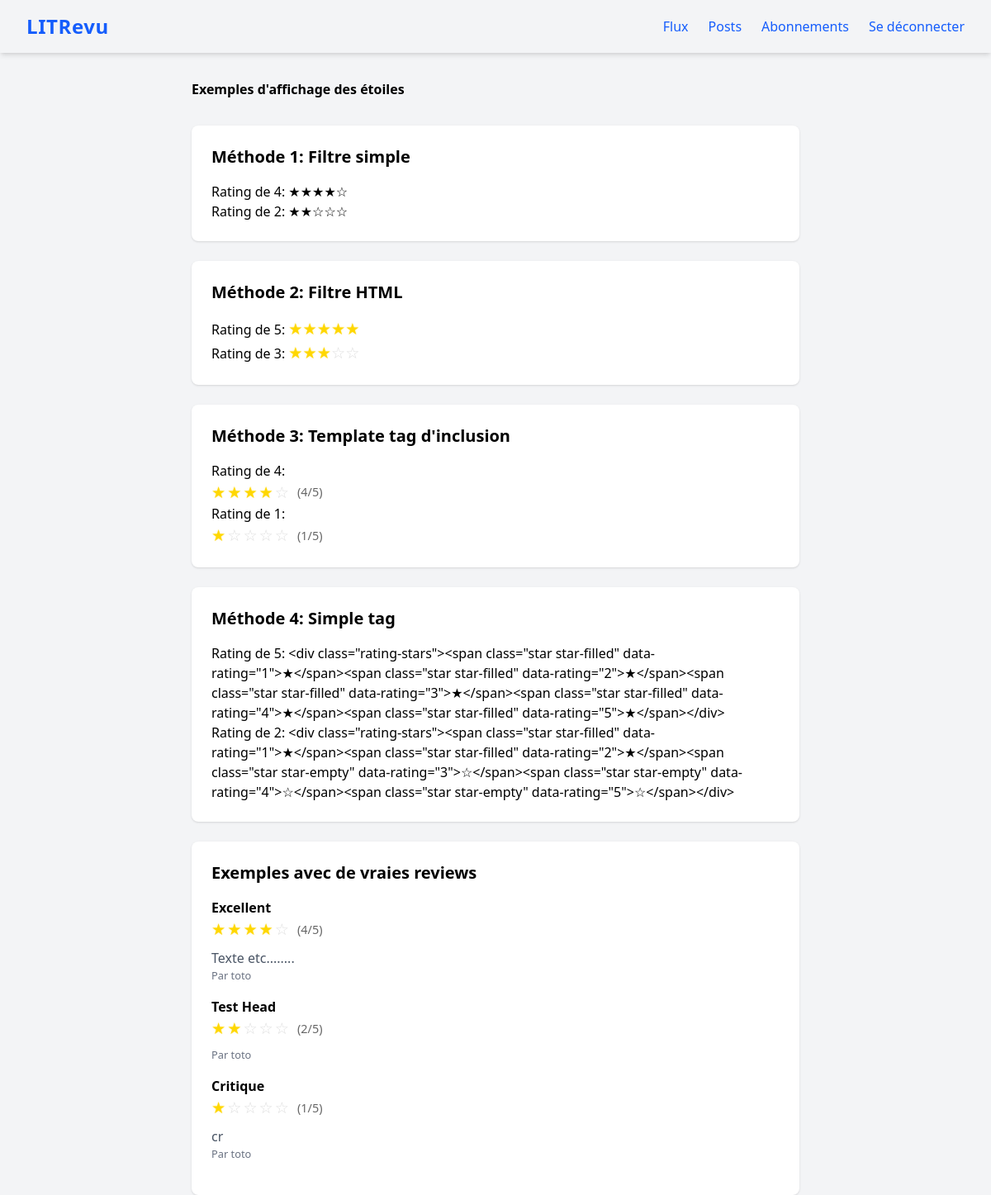
The app's page /stars-demo/ (signed in), older data.
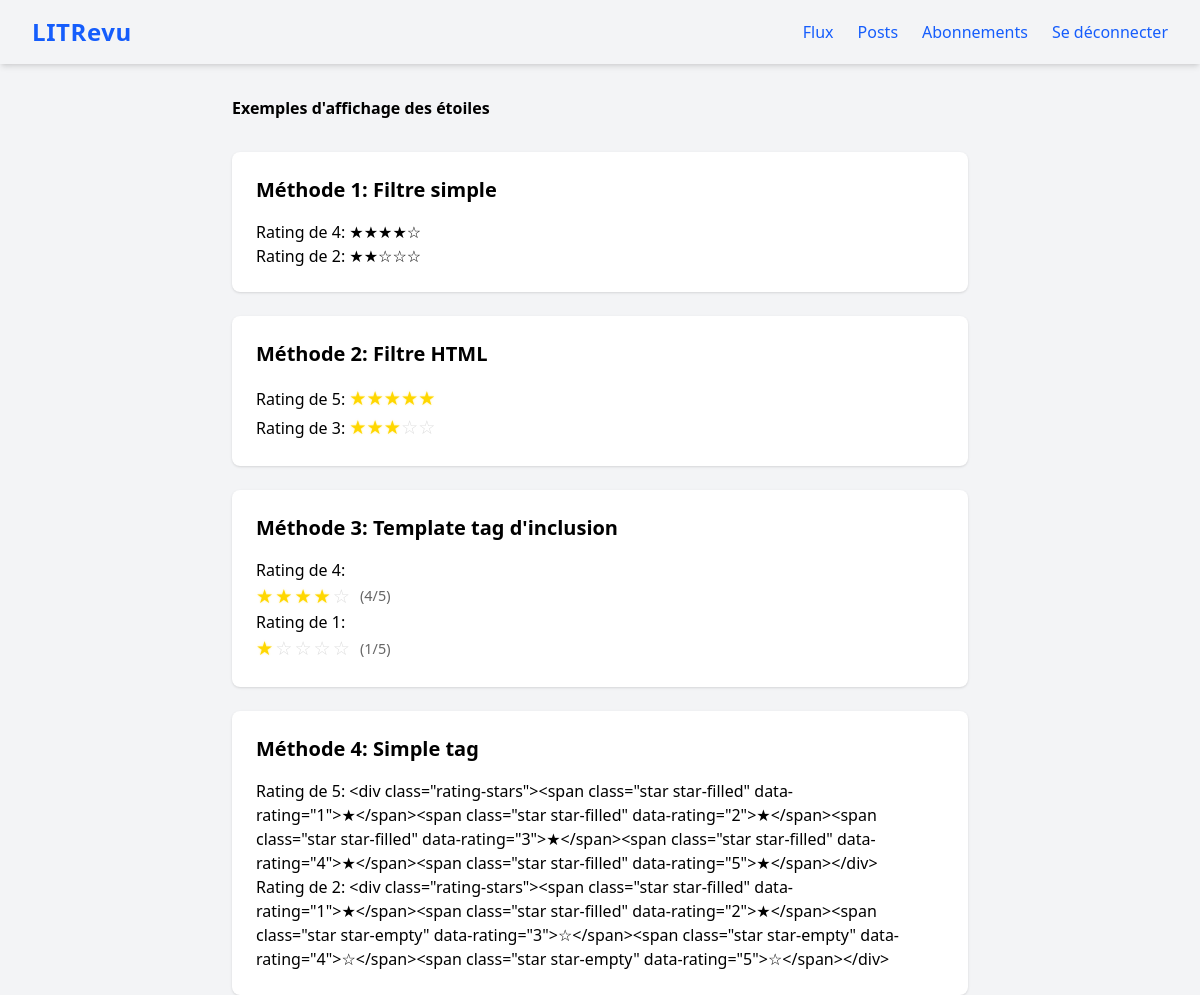
The same page, newer data.
### review/models.py (models this page shows, shortened)
class Review(models.Model):
    ticket = models.ForeignKey(
        to=Ticket,
        related_name="reviews",
        on_delete=models.CASCADE
    )
    rating = models.IntegerField(
        validators=[MinValueValidator(0), MaxValueValidator(5)])
    headline = models.CharField(max_length=128)
    body = models.CharField(max_length=8192, blank=True)
    user = models.ForeignKey(
        to=settings.AUTH_USER_MODEL, on_delete=models.CASCADE)
    created = models.DateTimeField(auto_now_add=True)

### authentication/models.py (models this page shows)
class User(AbstractUser):
    follows = models.ManyToManyField(
        'self',
        symmetrical=False,
        verbose_name='suit'
    )

### review/views.py (the view)
# urls.py: path('stars-demo/', review.views.stars_demo, name='stars-demo'),
@login_required
def stars_demo(request):
    reviews = models.Review.objects.select_related('user', 'ticket')[:5]
    return render(request, 'review/stars_demo.html', {
        'reviews': reviews
    })

### review/templatetags/review_extras.py (called while the page is built)
@register.filter
def stars(rating):
    if rating is None:
        return ""
    rating = int(rating)
    full_stars = "★" * rating
    empty_stars = "☆" * (5 - rating)
    return full_stars + empty_stars

@register.filter
def stars_html(rating):
    if rating is None:
        return ""
    rating = int(rating)
    stars_html = ""
    for i in range(1, 6):
        if i <= rating:
            stars_html += '<span class="star filled">★</span>'
        else:
            stars_html += '<span class="star empty">☆</span>'
    return stars_html

@register.inclusion_tag('review/_stars.html')
def display_stars(rating):
    return {'rating': rating}

@register.simple_tag
def rating_stars(rating, max_rating=5):
    if rating is None:
        rating = 0
    rating = min(max(int(rating), 0), max_rating)
    html = '<div class="rating-stars">'
    for i in range(1, max_rating + 1):
        if i <= rating:
            html += (f'<span class="star star-filled" '
                     f'data-rating="{i}">★</span>')
        else:
            html += (f'<span class="star star-empty" '
                     f'data-rating="{i}">☆</span>')
    html += '</div>'
    return html

### review/templates/review/stars_demo.html (shortened to what this page needs)
{% extends 'base.html' %}
{% load review_extras %}
{% load static %}
{% block extra_css %}
<link rel="stylesheet" href="{% static 'review/css/styles.css' %}">
{% endblock %}
{% block content %}
<div class="container mx-auto px-4 py-8">
    <h1 class="text-3xl font-bold mb-8">Exemples d'affichage des étoiles</h1>
    <div class="grid gap-6">
        <div class="bg-white p-6 rounded-lg shadow">
            <h2 class="text-xl font-semibold mb-4">Méthode 1: Filtre simple</h2>
            <p>Rating de 4: {{ 4|stars }}</p>
            <p>Rating de 2: {{ 2|stars }}</p>
        </div>
        <div class="bg-white p-6 rounded-lg shadow">
            <h2 class="text-xl font-semibold mb-4">Méthode 2: Filtre HTML</h2>
            <p>Rating de 5: {{ 5|stars_html|safe }}</p>
            <p>Rating de 3: {{ 3|stars_html|safe }}</p>
        </div>
        <div class="bg-white p-6 rounded-lg shadow">
            <h2 class="text-xl font-semibold mb-4">Méthode 3: Template tag d'inclusion</h2>
            <p>Rating de 4: {% display_stars 4 %}</p>
            <p>Rating de 1: {% display_stars 1 %}</p>
        </div>
        <div class="bg-white p-6 rounded-lg shadow">
            <h2 class="text-xl font-semibold mb-4">Méthode 4: Simple tag</h2>
            <p>Rating de 5: {% rating_stars 5 %}</p>
            <p>Rating de 2: {% rating_stars 2 %}</p>
        </div>
        {% if reviews %}
        <div class="bg-white p-6 rounded-lg shadow">
            <h2 class="text-xl font-semibold mb-4">Exemples avec de vraies reviews</h2>
            {% for review in reviews %}
            <div class="border-b pb-4 mb-4">
                <h3 class="font-bold">{{ review.headline }}</h3>
                {% display_stars review.rating %}
                <p class="text-gray-600 mt-2">{{ review.body|truncatewords:20 }}</p>
                <small class="text-gray-500">Par {{ review.user.username }}</small>
            </div>
            {% endfor %}
        </div>
        {% endif %}
    </div>
</div>
{% endblock %}

### templates/base.html (shortened to what this page needs)
{% load static tailwind_tags %}
<html lang="fr-FR" class="h-full bg-gray-100">
    <head>
        {% tailwind_css %}
        <link rel="stylesheet" href="{% static 'review/css/styles.css' %}">
        {% block extra_css %}{% endblock %}
    </head>
    <body class="min-h-screen flex flex-col">
        <nav class="w-full bg-violet-300 text-blue-600 shadow-md py-4 px-8 flex items-center justify-between">
            <div class="flex items-center gap-4">
                <h1 class="text-2xl font-bold text-blue-600 tracking-wide">LITRevu</h1>
            </div>
            {% if user.is_authenticated %}
            <div class="flex items-center gap-6">
                <h2><a href="{% url 'flux' %}" class="hover:text-pink-400 transition">Flux</a></h2>
                <h2><a href="{% url 'posts' %}" class="hover:text-pink-400 transition">Posts</a></h2>
                <h2><a href="{% url 'follow-users' %}" class="hover:text-pink-400 transition">Abonnements</a></h2>
                <h2><form action="{% url 'logout' %}" method="post" class="inline">
                    <button type="submit" class="bg-transparent text-blue-600 hover:text-pink-400 transition">Se déconnecter</button>
                </form></h2>
            </div>
            {% endif %}
        </nav>
        <main class="flex-1 w-full max-w-3xl mx-auto mt-8">
            {% block content %}{% endblock content %}
        </main>
    </body>
</html>

### review/templates/review/_stars.html
<div class="rating-display">
    {% for i in "12345" %}
        {% if forloop.counter <= rating %}
            <span class="star filled">★</span>
        {% else %}
            <span class="star empty">☆</span>
        {% endif %}
    {% endfor %}
    <span class="rating-text">({{ rating }}/5)</span>
</div>

### review/static/review/css/styles.css (style rules this page uses)
.rating-display { display: inline-flex; align-items: center; gap: 2px; }
.star { font-size: 1.2em; cursor: default; transition: color 0.2s ease; }
.star.filled, .star.star-filled { color: #ffd700; text-shadow: 0 0 2px rgba(255, 215, 0, 0.5); }
.star.empty, .star.star-empty { color: #ddd; }
.rating-text { margin-left: 8px; font-size: 0.9em; color: #666; }

Row changes from the older to the newer data that the page shows:
removed Review: headline "Excellent", rating "4", body "Texte etc........", user.username "toto"
removed Review: headline "Test Head", rating "2", user.username "toto"
removed Review: headline "Critique", rating 1 (drawn), rating "1", body "cr", user.username "toto"
Text that changed along with them:
text no longer shown: "Exemples avec de vraies reviews"
